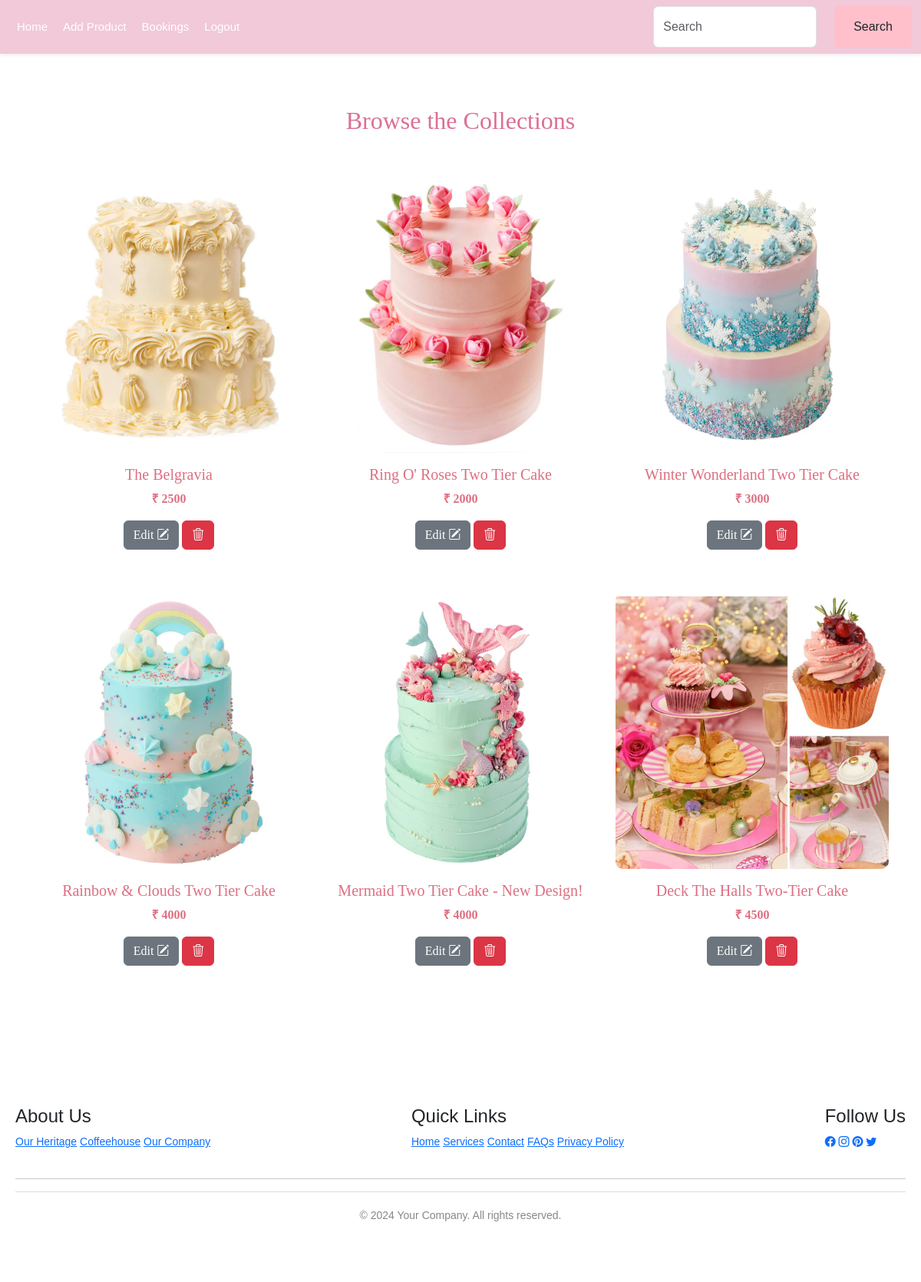
Before: /twolayercake (signed in) with the older database file.
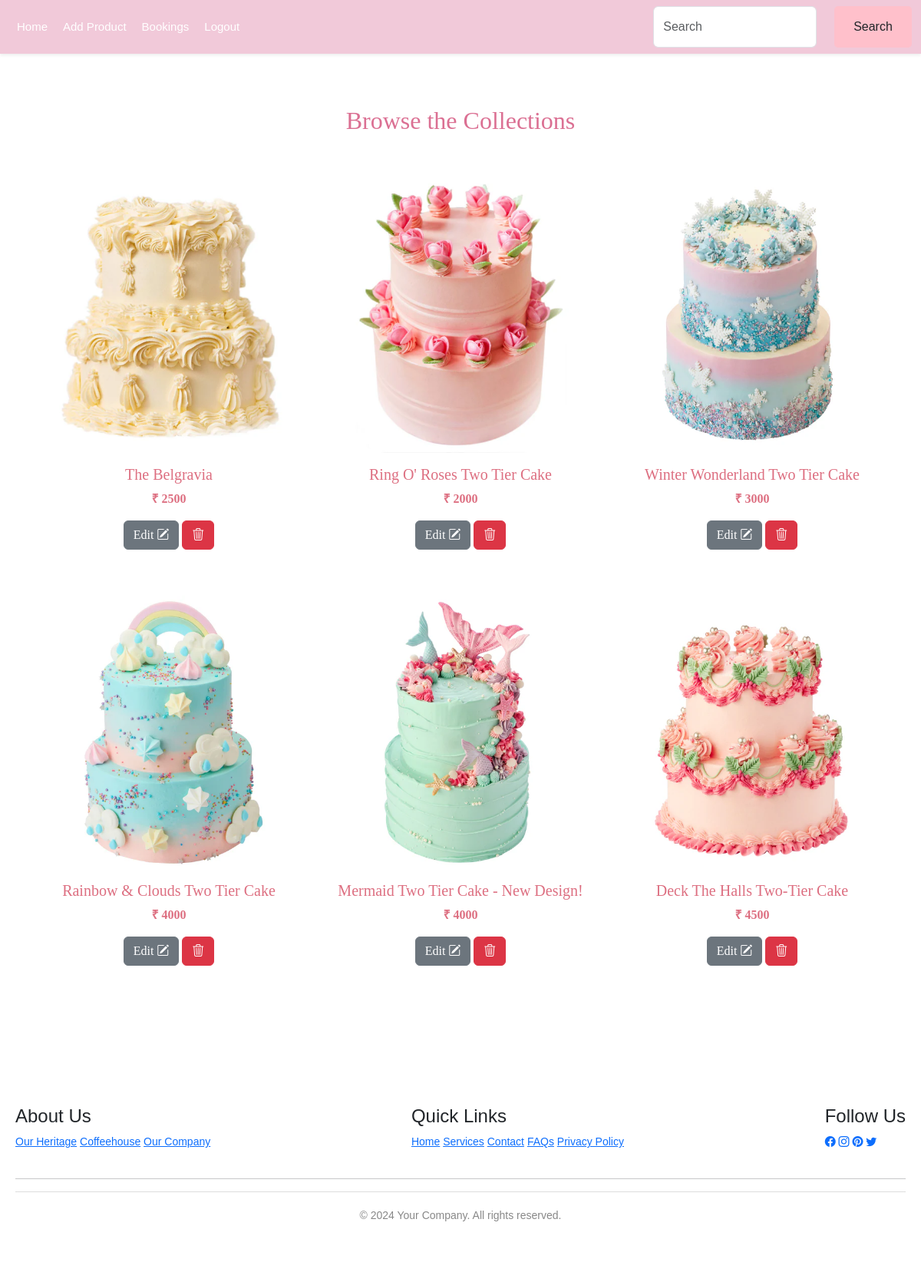
After: the same page with the newer database file.
### app/models.py (models this page shows, shortened)
class Cake(models.Model):
    name=models.CharField(max_length=100)
    price=models.IntegerField()
    img=models.FileField()
    quantity=models.TextField()
    colour=models.TextField()
    category=models.ForeignKey(Category,on_delete=models.CASCADE)
    description=models.TextField()

### app/views.py (the view)
# urls.py: path('twolayercake',views.twolayercake),
def twolayercake(req):
    if 'shop' in req.session:
        cake_category=Category.objects.get(name='Two Tier Party Cakes')
        twolayercakes=Cake.objects.filter(category=cake_category)
        return render(req,'shop/cake.html',{'cake': twolayercakes})
    else:
        return redirect(shop_login)

### templates/shop/cake.html (shortened to what this page needs)
<!DOCTYPE html>
<html lang="en">
<head>
    {% load static %}
    <link rel="stylesheet" href="{% static '/css/home.css' %}">
    <link href="https://cdn.jsdelivr.net/npm/bootstrap@5.3.3/dist/css/bootstrap.min.css" rel="stylesheet">
    <link rel="stylesheet" href="https://cdn.jsdelivr.net/npm/bootstrap-icons@1.11.3/font/bootstrap-icons.min.css">
</head>
<body>
  <nav class="navbar navbar-expand-sm navbar-light shadow-sm" style="background-color:#f1c9d9;" >
    <div class="container-fluid">
        <div class="collapse navbar-collapse" id="navbarNav">
            <ul class="navbar-nav me-auto mb-2 mb-sm-0">
                <li class="nav-item">
                    <a class="nav-link active" aria-current="page" href="javascript:void(0)">Home</a>
                </li>
                <li class="nav-item">
                    <a class="nav-link" href="add_cupcake">Add Product</a>
                </li>
                <li class="nav-item">
                    <a class="nav-link" href="bookings">Bookings</a>
                </li>
                <li class="nav-item">
                    <a class="nav-link" href="logout">Logout</a>
                </li>
            </ul>
            <form class="d-flex">
              <input class="form-control me-2" type="text" placeholder="Search">
              <button class="btn" style="background-color: pink;" type="button">Search</button>
            </form>
        </div>
    </div>
</nav>
<br><br>
<div class="container custom-container">
    <h2 class="text-center mb-4" style="color: palevioletred;">Browse the Collections</h2><br>
    <div class="row">
        {% for cake in cake %}
            <div class="col-12 col-sm-6 col-md-4 col-lg-4 mb-4">
                <div class="card custom-card">
                    {% if cake.img %}
                        <img class="card-img-top img-fluid" src="{{ cake.img.url }}" alt="Card image">
                    {% endif %}
                    <div class="card-body">
                        <h5 class="card-title" style="color: rgb(221, 111, 129);">{{ cake.name }}</h5>
                        <p class="card-text" style="color: rgb(221, 111, 129);font-weight: bold;">₹ {{ cake.price }}</p>
                        <a style="text-align: center;" href="edit_cupcake/{{cake.pk}}" class="btn btn-secondary">Edit <i class="bi bi-pencil-square"></i></a>
                        <a style="text-align: center;" href="delete_cupcake/{{cake.pk}}" class="btn btn-danger"><i class="bi bi-trash3"></i></a>
                    </div>
                </div>
            </div>
        {% endfor %}
    </div>
</div>
<br><br><br>
<footer class="footer">
  <div class="footer-container">
    <div class="footer-col">
      <h4>About Us</h4>
      <a href="#">Our Heritage</a>
      <a href="#">Coffeehouse</a>
      <a href="#">Our Company</a>
    </div>
    <div class="footer-col">
      <h4>Quick Links</h4>
      <a href="#">Home</a>
      <a href="#">Services</a>
      <a href="#">Contact</a>
      <a href="#">FAQs</a>
      <a href="#">Privacy Policy</a>
    </div>
    <div class="footer-col">
      <h4>Follow Us</h4>
      <div class="social-icons">
        <a href="#" target="_blank"><i class="bi bi-facebook"></i></a>
        <a href="#" target="_blank"><i class="bi bi-instagram"></i></a>
        <a href="#" target="_blank"><i class="bi bi-pinterest"></i></a>
        <a href="#" target="_blank"><i class="bi bi-twitter"></i></a>
      </div>
    </div>
  </div>
  <br>
  <hr>
  <div class="footer-bottom">
    <p>&copy; 2024 Your Company. All rights reserved.</p>
  </div>
</footer>
</body>
</html>

Changed rows visible on the page:
changed Cake "Deck The Halls Two-Tier Cake": img: a different picture
